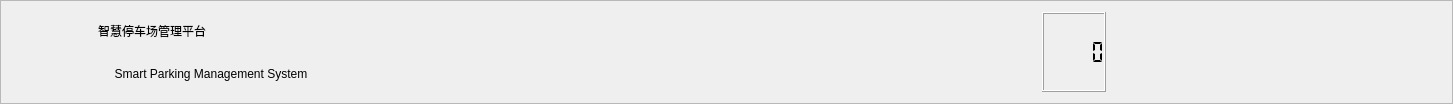
     <widget class="QFrame" name="frame_2">
      <property name="maximumSize">
       <size>
        <width>16777215</width>
        <height>100</height>
       </size>
      </property>
      <property name="frameShape">
       <enum>QFrame::StyledPanel</enum>
      </property>
      <property name="frameShadow">
       <enum>QFrame::Raised</enum>
      </property>
      <layout class="QHBoxLayout" name="horizontalLayout">
       <item>
        <widget class="QLabel" name="label_2">
         <property name="sizePolicy">
          <sizepolicy hsizetype="Expanding" vsizetype="Expanding">
           <horstretch>0</horstretch>
           <verstretch>0</verstretch>
          </sizepolicy>
         </property>
         <property name="minimumSize">
          <size>
           <width>80</width>
           <height>80</height>
          </size>
         </property>
         <property name="maximumSize">
          <size>
           <width>80</width>
           <height>80</height>
          </size>
         </property>
         <property name="styleSheet">
          <string notr="true">border-image: url(:/images/wuye.jpg);</string>
         </property>
         <property name="text">
          <string/>
         </property>
         <property name="scaledContents">
          <bool>true</bool>
         </property>
        </widget>
       </item>
       <item>
        <layout class="QVBoxLayout" name="verticalLayout">
         <item>
          <widget class="QLabel" name="label_3">
           <property name="sizePolicy">
            <sizepolicy hsizetype="Expanding" vsizetype="Expanding">
             <horstretch>0</horstretch>
             <verstretch>0</verstretch>
            </sizepolicy>
           </property>
           <property name="maximumSize">
            <size>
             <width>600</width>
             <height>71</height>
            </size>
           </property>
           <property name="styleSheet">
            <string notr="true">color:rgb(0, 0, 0);
font: 30pt &quot;幼圆&quot;;
</string>
           </property>
           <property name="text">
            <string>智慧停车场管理平台</string>
           </property>
           <property name="alignment">
            <set>Qt::AlignLeading|Qt::AlignLeft|Qt::AlignVCenter</set>
           </property>
          </widget>
         </item>
         <item>
          <widget class="QLabel" name="label_4">
           <property name="sizePolicy">
            <sizepolicy hsizetype="Expanding" vsizetype="Expanding">
             <horstretch>0</horstretch>
             <verstretch>0</verstretch>
            </sizepolicy>
           </property>
           <property name="styleSheet">
            <string notr="true">color: rgb(0, 0, 0);
font: 12pt &quot;幼圆&quot;;</string>
           </property>
           <property name="text">
            <string>     Smart Parking Management System</string>
           </property>
           <property name="alignment">
            <set>Qt::AlignLeading|Qt::AlignLeft|Qt::AlignVCenter</set>
           </property>
          </widget>
         </item>
        </layout>
       </item>
       <item>
        <spacer name="horizontalSpacer_9">
         <property name="orientation">
          <enum>Qt::Horizontal</enum>
         </property>
         <property name="sizeHint" stdset="0">
          <size>
           <width>322</width>
           <height>20</height>
          </size>
         </property>
        </spacer>
       </item>
       <item>
        <widget class="ButtonGroup" name="buttonGroup">
         <property name="maximumSize">
          <size>
           <width>200</width>
           <height>40</height>
          </size>
         </property>
         <property name="font">
          <font>
           <family>方正粗黑宋简体</family>
           <pointsize>14</pointsize>
          </font>
         </property>
         <property name="interval">
          <number>300</number>
         </property>
         <property name="lineLen">
          <number>5</number>
         </property>
         <property name="texts">
          <string>监控平台;运维平台</string>
         </property>
        </widget>
       </item>
       <item>
        <spacer name="horizontalSpacer_8">
         <property name="orientation">
          <enum>Qt::Horizontal</enum>
         </property>
         <property name="sizeHint" stdset="0">
          <size>
           <width>400</width>
           <height>17</height>
          </size>
         </property>
        </spacer>
       </item>
       <item>
        <widget class="LcdDateTime" name="lcdDateTime">
         <property name="segmentStyle">
          <enum>QLCDNumber::Flat</enum>
         </property>
         <property name="value" stdset="0">
          <double>0.000000000000000</double>
         </property>
         <property name="dotHide">
          <bool>false</bool>
         </property>
        </widget>
       </item>
       <item>
        <spacer name="horizontalSpacer_10">
         <property name="orientation">
          <enum>Qt::Horizontal</enum>
         </property>
         <property name="sizeHint" stdset="0">
          <size>
           <width>254</width>
           <height>17</height>
          </size>
         </property>
        </spacer>
       </item>
       <item>
        <widget class="QPushButton" name="ExitButton">
         <property name="minimumSize">
          <size>
           <width>75</width>
           <height>75</height>
          </size>
         </property>
         <property name="styleSheet">
          <string notr="true">border-image: url(:/images/退出.png);
border-radius:15px;</string>
         </property>
         <property name="text">
          <string/>
         </property>
         <property name="iconSize">
          <size>
           <width>80</width>
           <height>80</height>
          </size>
         </property>
        </widget>
       </item>
      </layout>
     </widget>
